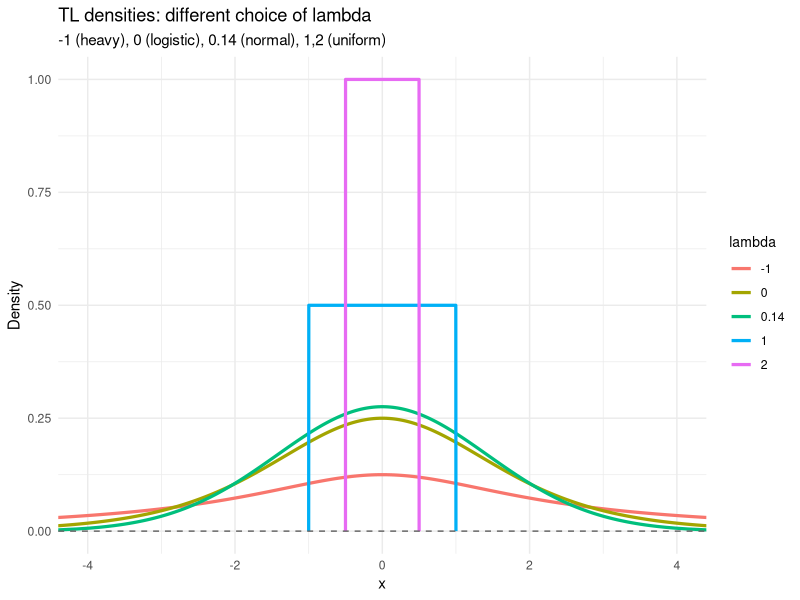

The R source for this figure:
library(ggplot2)
library(dplyr)

# Tukey Lambda quantile and derivative
Q_tukey <- function(p, lambda) {
  if (lambda == 0) return(log(p / (1 - p)))
  (p^lambda - (1 - p)^lambda) / lambda
}

Q_prime_tukey <- function(p, lambda) {
  if (lambda == 0) return(1 / (p * (1 - p)))
  p^(lambda - 1) + (1 - p)^(lambda - 1)
}

# Setup
p_grid <- seq(0.001, 0.999, length.out = 1000)
lambda_vals <- c(-1, 0, 0.14, 1, 2)  # Now includes λ = 1

# Compute densities
densities <- bind_rows(lapply(lambda_vals, function(lam) {
  q_vals <- Q_tukey(p_grid, lam)
  f_vals <- 1 / Q_prime_tukey(p_grid, lam)
  df <- data.frame(x = q_vals, density = f_vals, lambda = as.factor(lam))
  
  # Add zero-density points outside support if bounded (λ ≥ 1)
  if (lam >= 1) {
    x_left <- Q_tukey(0, lam)
    x_right <- Q_tukey(1, lam)
    df <- bind_rows(
      data.frame(x = x_left, density = 0, lambda = as.factor(lam)),
      df,
      data.frame(x = x_right, density = 0, lambda = as.factor(lam))
    )
  }
  return(df)
}))

# Plot
ggplot(densities, aes(x = x, y = density, color = lambda, group = lambda)) +
  geom_line(size = 1.1) +
  geom_hline(yintercept = 0, linetype = "dashed", color = "gray40") +
  coord_cartesian(xlim = c(-4, 4), ylim = c(0, 1)) +
  labs(title = "TL densities: different choice of lambda",
       subtitle = "-1 (heavy), 0 (logistic), 0.14 (normal), 1,2 (uniform)",
       x = "x", y = "Density") +
  theme_minimal() +
  theme(legend.title = element_text(size = 10))
